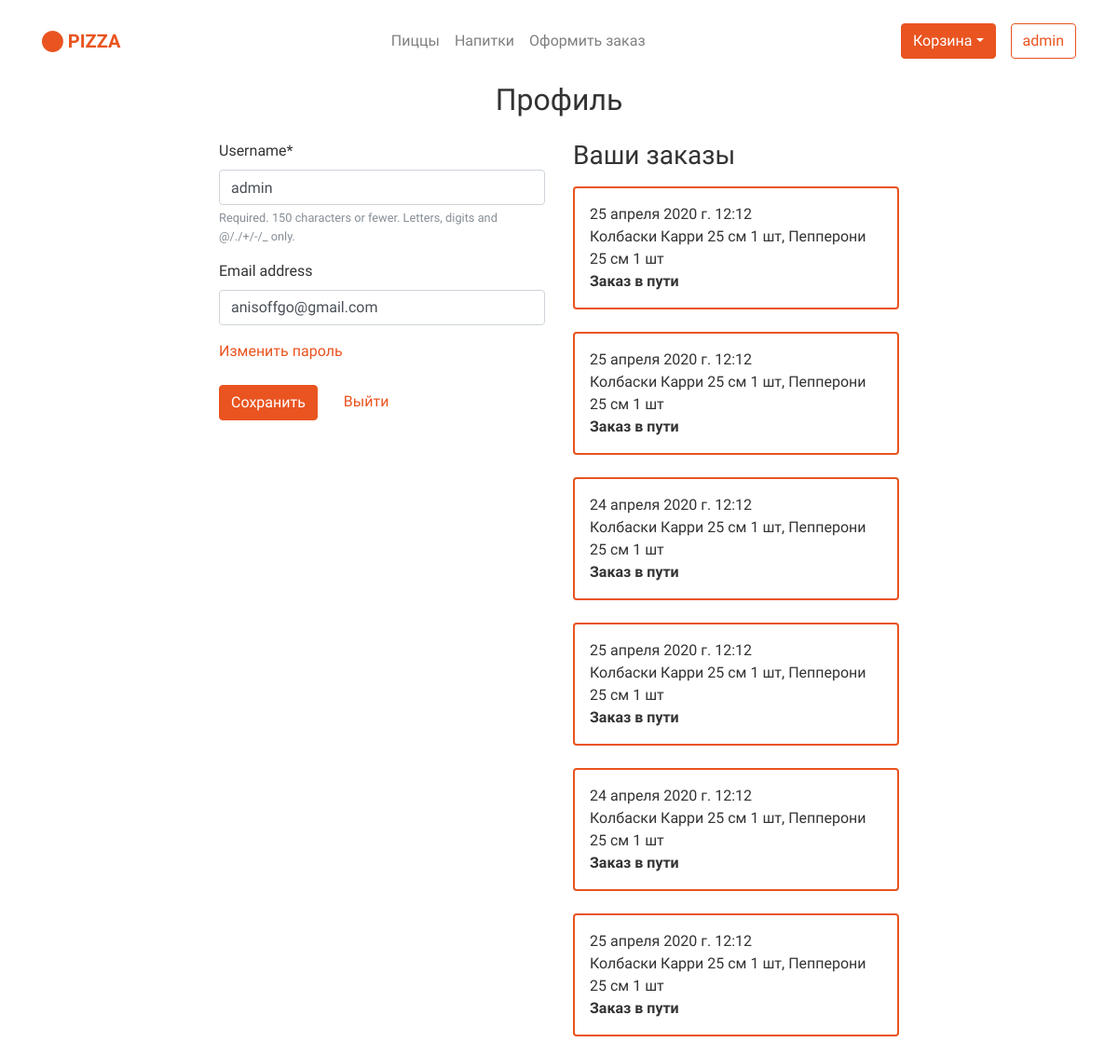
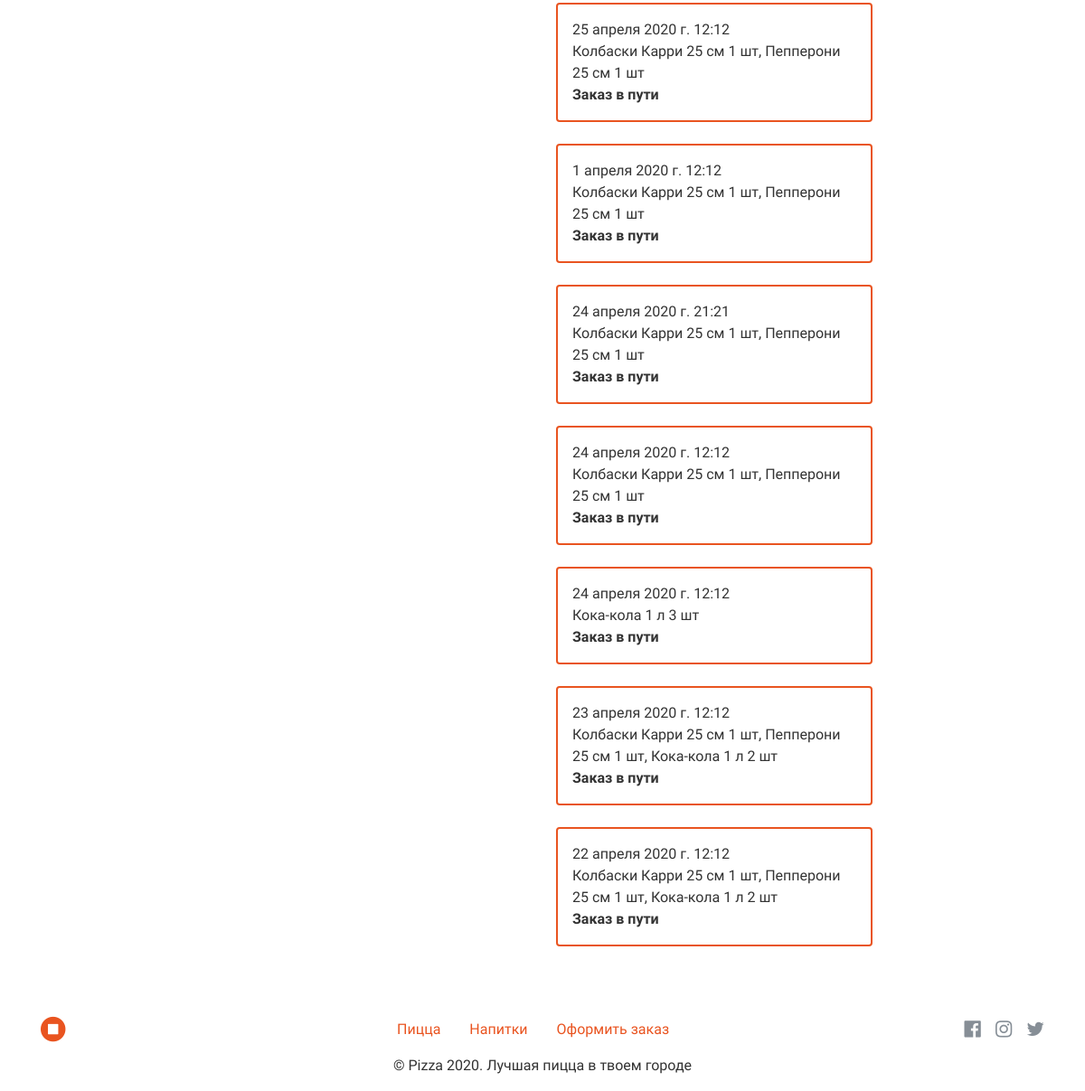
The app's page /profile (signed in) with its own data (2 pictures, top to bottom).
### core/models.py (models this page shows, shortened)
class Order(models.Model):
    user = models.ForeignKey(User, on_delete=models.CASCADE)
    address = models.OneToOneField(
        Address,
        on_delete=models.CASCADE,
        primary_key=True
    )
    order_time = models.DateTimeField()
    order_items = models.ManyToManyField(OrderItem)
    ordered = models.BooleanField(default=False)
    comment = models.CharField(max_length=100, null=True, blank=True)

class OrderItem(models.Model):
    item = models.ForeignKey(Item, on_delete=models.CASCADE)
    quantity = models.IntegerField()
    def __str__(self):
        return f'{self.item} {self.quantity} шт'

class Item(PolymorphicModel):
    title = models.CharField(max_length=50)
    description = models.TextField()
    slug = models.SlugField()
    photo = models.ImageField(
        upload_to='item', null=True, blank=True)
    price = models.FloatField()

class Pizza(Item):
    size = models.CharField(choices=PIZZA_SIZE_CHIOICES, max_length=2)
    fats = models.FloatField()
    proteins = models.FloatField()
    carbohydrates = models.FloatField()
    energy_value = models.FloatField()
    weight = models.IntegerField()
    def __str__(self):
        return f'{self.title} {self.size} см'

### core/views.py (the view, shortened to what this page needs)
# urls.py: path('profile', ProfileView.as_view(), name='profile'),
class ProfileView(View):
    def get(self, request):
        context = {
            'form': UserEditForm(instance=request.user),
            'orders': Order.objects.filter(user=request.user)
        }
        return render(request, 'core/profile.html', context)

### core/form.py
class UserEditForm(forms.ModelForm):
    class Meta:
        model = User
        fields = ('username', 'email')

### core/models.py (called while the page is built)
    def __str__(self):
        return f'{self.title} {self.description}'

### templates/core/profile.html (shortened to what this page needs)
{% extends "core/base.html" %}
{% load static %}
{% load crispy_forms_tags %}
{% block content %}
<div class="row pt-3 d-flex justify-content-center">
    <h2>Профиль</h2>
</div>
<div class="row pt-3 d-flex justify-content-center">
    <div class="col-sm-4 mb-3">
        <form method="POST">
            {{form|crispy}}
            <a href="{% url 'account_change_password' %}">Изменить пароль</a><br>
            <br>
            <button type="submit" class="btn btn-primary">Сохранить</button>
            <a class="pl-4" href="{% url 'account_logout' %}">Выйти</a>
        </form>
    </div>
    <div class="col-sm-4">
        <h3 class="pb-2">Ваши заказы</h3>
        {% for order in orders reversed %}
        <div class="mb-4 p-3 border border-primary rounded" style="border-width:2px!important">
            {{ order.order_time }}<br>
            {{order.order_items.all|join:", "}}<br>
            {% if order.ordered %}
            <div class="font-weight-bolder">Заказ доставлен</div>
            {% else %}
            <div class="font-weight-bolder">Заказ в пути</div>
            {% endif %}
        </div>
        {% endfor %}
    </div>
</div>
{% endblock content %}

### templates/core/base.html
{% extends "base.html" %}

### templates/base.html (shortened to what this page needs)
{% load static %}
<!DOCTYPE html>
<html>
<head>
    <link rel="stylesheet" href="{% static 'css/bootstrap.min.css' %}">
    <link rel="stylesheet" href="https://cdnjs.cloudflare.com/ajax/libs/font-awesome/4.7.0/css/font-awesome.min.css">
</head>
<body>
    <nav class="navbar navbar-expand-md navbar-light mt-3">
        <div class="container">
            <div class="collapse navbar-collapse" id="navbar6"> <a class="navbar-brand text-primary d-none d-md-block"
                    href="/">
                    <i class="fa d-inline fa-lg fa-circle"></i>
                    <b>PIZZA</b>
                </a>
                <ul class="navbar-nav mx-auto">
                    <li class="nav-item"> <a class="nav-link" href="{% url 'index' %}">Пиццы</a> </li>
                    <li class="nav-item"> <a class="nav-link" href="{% url 'drinks' %}">Напитки</a> </li>
                    <li class="nav-item"> <a class="nav-link" href="{% url 'order' %}">Оформить заказ</a></li>
                </ul>
                <ul class="navbar-nav">
                    <li class="nav-item dropdown mr-3"><button type="button" class="btn btn-primary dropdown-toggle"
                            aria-haspopup="true" aria-expanded="false">Корзина</button>
                    </li>
                    {% if user.is_authenticated %}
                    <li class="nav-item"> <a class="btn btn-outline-primary"
                            href="{% url 'profile' %}">{{ user.username }}</a></li>
                    {% else %}
                    <li class="nav-item"> <a class="btn btn-outline-primary" href="{% url 'account_login' %}">Войти</a>
                    </li>
                    {% endif %}
                </ul>
            </div>
        </div>
    </nav>
    <div class="container">
        {% block content %}
        {% endblock content %}
    </div>
    <div class="mt-5 mb-3">
        <div class="container">
            <div class="row">
                <div class="col-md-12 text-center d-md-flex align-items-center"> <i
                        class="d-block fa fa-stop-circle fa-2x mr-md-5 text-primary"></i>
                    <ul class="nav mx-md-auto d-flex justify-content-center">
                        <li class="nav-item"> <a class="nav-link" href="{% url 'index' %}">Пицца</a> </li>
                        <li class="nav-item"> <a class="nav-link" href="{% url 'drinks' %}">Напитки</a> </li>
                        <li class="nav-item"> <a class="nav-link" href="{% url 'order' %}">Оформить заказ</a></li>
                    </ul>
                    <div class="row">
                        <div
                            class="col-md-12 d-flex align-items-center justify-content-md-between justify-content-center my-2">
                            <a href="#">
                                <i class="d-block fa fa-facebook-official text-muted fa-lg mx-2"></i>
                            </a> <a href="#">
                                <i class="d-block fa fa-instagram text-muted fa-lg mx-2"></i>
                            </a> <a href="#">
                                <i class="d-block fa fa-twitter text-muted fa-lg ml-2"></i>
                            </a> </div>
                    </div>
                </div>
            </div>
            <div class="row">
                <div class="col-md-12 text-center">
                    <p class="mt-2 mb-0">© Pizza 2020. Лучшая пицца в твоем городе</p>
                </div>
            </div>
        </div>
    </div>
</body>
</html>

### records on screen
Order: order_time "25 апреля 2020 г. 12:12", order_items.all "Колбаски Карри 25 см 1 шт, Пепперони 25 см 1 шт", ordered "Заказ в пути"
Order: order_time "25 апреля 2020 г. 12:12", order_items.all "Колбаски Карри 25 см 1 шт, Пепперони 25 см 1 шт", ordered "Заказ в пути"
Order: order_time "24 апреля 2020 г. 12:12", order_items.all "Колбаски Карри 25 см 1 шт, Пепперони 25 см 1 шт", ordered "Заказ в пути"
Order: order_time "25 апреля 2020 г. 12:12", order_items.all "Колбаски Карри 25 см 1 шт, Пепперони 25 см 1 шт", ordered "Заказ в пути"
Order: order_time "24 апреля 2020 г. 12:12", order_items.all "Колбаски Карри 25 см 1 шт, Пепперони 25 см 1 шт", ordered "Заказ в пути"
Order: order_time "25 апреля 2020 г. 12:12", order_items.all "Колбаски Карри 25 см 1 шт, Пепперони 25 см 1 шт", ordered "Заказ в пути"
Order: order_time "25 апреля 2020 г. 12:12", order_items.all "Колбаски Карри 25 см 1 шт, Пепперони 25 см 1 шт", ordered "Заказ в пути"
Order: order_time "1 апреля 2020 г. 12:12", order_items.all "Колбаски Карри 25 см 1 шт, Пепперони 25 см 1 шт", ordered "Заказ в пути"
Order: order_time "24 апреля 2020 г. 21:21", order_items.all "Колбаски Карри 25 см 1 шт, Пепперони 25 см 1 шт", ordered "Заказ в пути"
Order: order_time "24 апреля 2020 г. 12:12", order_items.all "Колбаски Карри 25 см 1 шт, Пепперони 25 см 1 шт", ordered "Заказ в пути"
Order: order_time "24 апреля 2020 г. 12:12", order_items.all "Кока-кола 1 л 3 шт", ordered "Заказ в пути"
Order: order_time "23 апреля 2020 г. 12:12", order_items.all "Колбаски Карри 25 см 1 шт, Пепперони 25 см 1 шт, Кока-кола 1 л 2 шт", ordered "Заказ в пути"
Order: order_time "22 апреля 2020 г. 12:12", order_items.all "Колбаски Карри 25 см 1 шт, Пепперони 25 см 1 шт, Кока-кола 1 л 2 шт", ordered "Заказ в пути"

### other values on screen
{{ user.username }} "admin"
